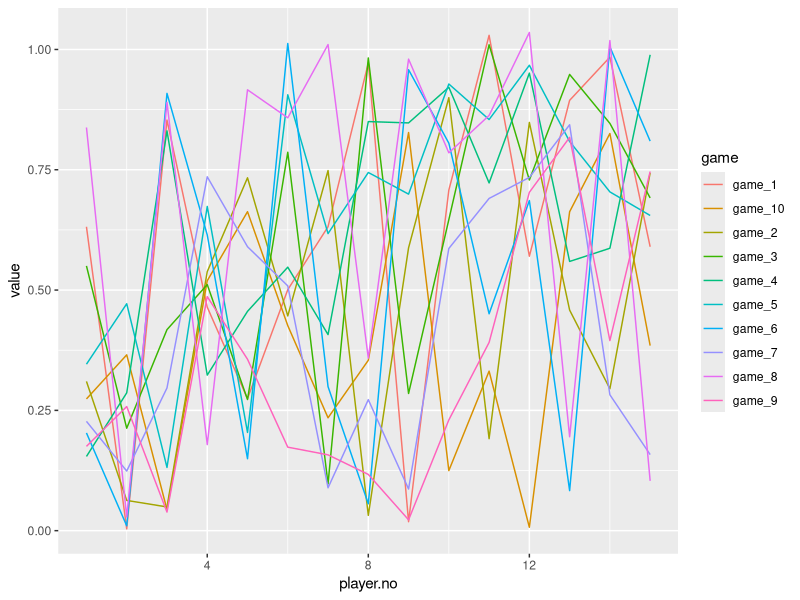

This chart was generated by the following R code:
# Yankee Swamp model

# Rules:
# 1) N players each bring one gift
# 2) Each round, a player can choose to pick a new gift or steal someone else's gift
# 3) If a person steals a gift, the steal-ee makes the same choice
# 4) Gifts can not be stolen more than three times each
# 5) Gifts cannot be stolen more than once per round
#
# Assumptions:
# 1) Gifts have an underlying value that is the same for all players
# 2) Gifts have a specific value to each individual player
# 3) Players can perfectly assess both a gift's value to them and the underlying value
# 4) Players steal the gift of maximal utility to them
#
# Possible strategies:
# 1) Player steals with probability p = (number of gifts taken) / N (naive)
# 2) Player always steals most valuable gift available
# 3) Player always steals second-most-valuable gift available
# 4) Player never steals
# 5) Player steals if any stealable gift has value (to them) greater than estimated underlying value of average gift
# 6) Player steals about-to-be unstealable gift if one available greater than estimated underlying value of avg gift

require(magrittr)
require(dplyr)
require(tidyr)
require(ggplot2)
set.seed(538)

# Variables
n.play <- 15 # Number of players
max.steal <- 3 # Maximum number of times a gift can be stolen
v <- .1 # Variance in tastes

result <- data.frame(player.no=1:n.play)

# MEGA LOOP
# This loop runs multiple games.
# Only thing that stays constant is the baseline rules.

for (games in 1:10){
  
  # Set up gifts
  gifts <- data.frame(gift.no = 1:n.play,steals=rep(0,times=n.play),opened=rep(0,times=n.play),underlying.value=runif(n.play))
  
  # Set up players
  # Each player has a strategy, chosen at random
  players <- data.frame(player.no=1:n.play,strategy=rep(sample(1:6,n.play,replace=T)))
  
  # Set up matrix of player-specific gift values
  values <- data.frame(gifts=1:n.play)
  for (i in 1:n.play){
    values[c(i+1)] <- sapply(gifts$underlying.value,function(x)x*runif(1,min=1-v,max=1+v))
    names(values)[i+1] <- paste0("player_",i)
  }
  
  # Steal or open?
  strat1 <- function(){
    prob <- stealable/available
    prob}
  strat2 <- function(){
    
  }
  
  will.steal <- function(){
    prob <- nrow(stealable)/available
    runif(1)<prob
  }
  
  # Game play
  who.has <- data.frame(player.no=1:n.play,gift=NA)
  game <- data.frame(player.no=1:n.play) # This will track the full game
  total.rounds <- 0
  last.stolen <- 0
  
  for (i in 1:n.play){
    player <- i
    
    # Internal loop for swapping
    for (j in 1:1000){
      # Starting situation
      unopened <- gifts %>%
        filter(opened==0) %>%
        select(gift.no)
      
      # Need df of stealable gifts, with value to potential stealer attached
      stealable <- values[c(1,player+1)]
      names(stealable)[2] <- "specific"
      stealable <- gifts %>%
        filter(opened==1,steals<3,!gift.no==last.stolen) %>%
        left_join(stealable,by=c("gift.no"="gifts"))
      
      available <- nrow(stealable)+nrow(unopened)
      
      steal <- will.steal()
      
      if (steal){
        # If player steals
        choice <- stealable$gift.no[which(stealable$specific==max(stealable$specific))]  # This is the gift they steal
        last.stolen <- choice # this can't be stolen again
        newplayer <- who.has$player.no[which(who.has$gift==choice)] # player stolen from becomes new player
        who.has$gift[which(who.has$player.no==player)] <- choice # assign gift to stealer
        who.has$gift[which(who.has$player.no==newplayer)] <- NA
        gifts$steals[which(gifts$gift.no==choice)] <- gifts$steals[which(gifts$gift.no==choice)] +1 # add to number of times gift has been stolen
        print(paste0("Player ",player," steals gift #",choice," from Player ",newplayer))
        player <- newplayer
        total.rounds <- total.rounds+1
        game[c(total.rounds+1)] <- who.has$gift
        names(game)[total.rounds+1] <- paste0("round_",total.rounds)
      }
      else {
        # if player opens
        choice <- unopened$gift.no[1] # takes first available gift
        gifts$opened[gifts$gift.no==choice] <- 1 # gift has now been opened
        who.has$gift[who.has$player.no==player] <- choice # assign gift
        total.rounds <- total.rounds+1
        print(paste0("Player ",player," opens gift #",choice))
        last.stolen <- 0 # new turn, so reset this
        game[c(total.rounds+1)] <- who.has$gift
        names(game)[total.rounds+1] <- paste0("round_",total.rounds)
        break # No switching needed
      }
      
    }
  }
  
  # Result we care about is player position and utility
  result[c(games+1)] <- mapply(function(x)values[who.has$gift[x],x+1],result$player.no)
  names(result)[games+1] <- paste0("game_",games)
}

result %>%
  gather(game,value,-player.no) %>%
  ggplot(.,aes(player.no,value,colour=game))+geom_line()
